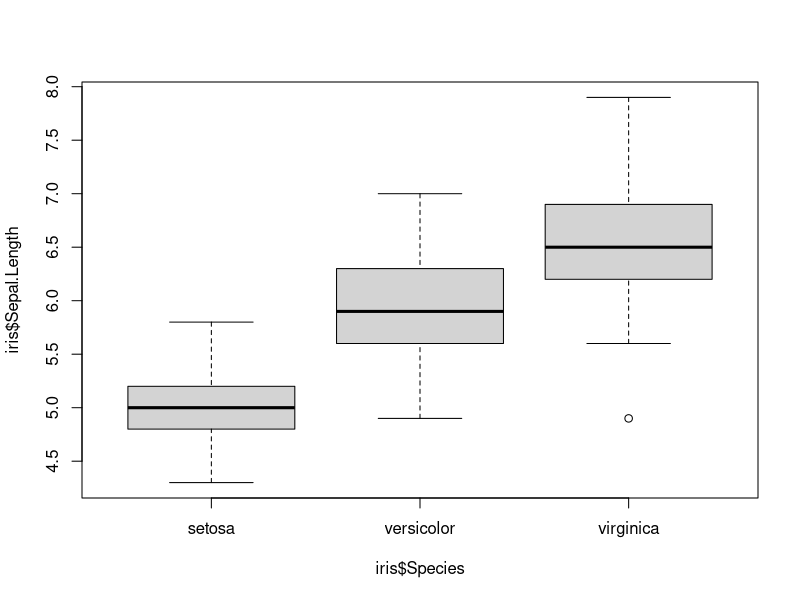
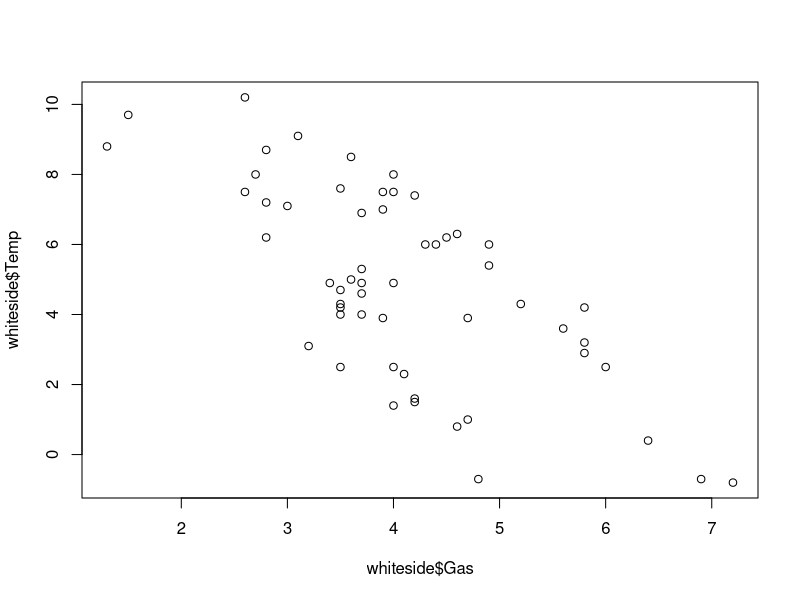
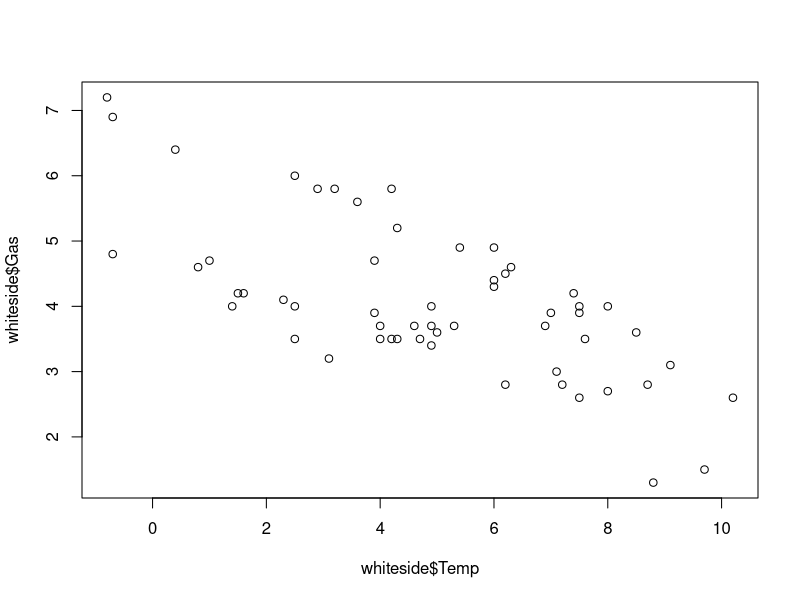
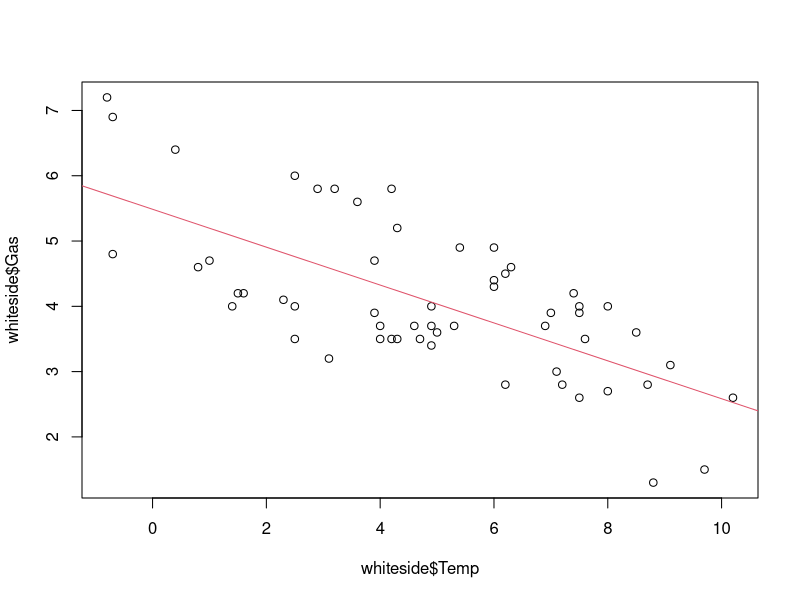

These figures' R source, in order:
data("iris")
#sto vedendo sepal.length condizionata alle categorie della specie

devianzaGen <- var(iris$Sepal.Length) * (length(iris$Sepal.Length) - 1)

dev1 <- var(iris$Sepal.Length[iris$Species == "setosa"]) * (length(iris$Sepal.Length[iris$Species == "setosa"]) - 1)
dev2 <- var(iris$Sepal.Length[iris$Species == "virginica"]) * (length(iris$Sepal.Length[iris$Species == "virginica"]) - 1)
dev3 <- var(iris$Sepal.Length[iris$Species == "versicolor"]) * (length(iris$Sepal.Length[iris$Species == "versicolor"]) - 1)

boxplot(iris$Sepal.Length ~ iris$Species)

media1 <- mean(iris$Sepal.Length[iris$Species == "setosa"])
media2 <- mean(iris$Sepal.Length[iris$Species == "virginica"])
media3 <- mean(iris$Sepal.Length[iris$Species == "versicolor"])

medie_gruppi <- c(media1, media2, media3)

dev_medie <- var(medie_gruppi) * 2

dev_medie + mean(dev1, dev2, dev3)


library(MASS)
data("whiteside")

#voglio scoprire se quanto gas consumo dipende dalla temperatura esterna
plot(whiteside$Gas, whiteside$Temp)
plot(whiteside$Temp, whiteside$Gas)

plot(whiteside$Temp, whiteside$Gas)
#vedo che ha covarianza negativa

codevianza <- sum((whiteside$Temp-mean(whiteside$Temp))*(whiteside$Gas - mean(whiteside$Gas)))

n <- length(whiteside$Temp)
covarianzaN <- codevianza/n
#uso la funzione di R
cov(whiteside$Temp, whiteside$Gas)
#vedo che è diversa perche divide per n-1
covarianzaMenoUno <- codevianza/(n - 1)
covarianzaMenoUno == cov(whiteside$Temp, whiteside$Gas)

#calcolo il coeff. di correlazione lineare

coeff <- covarianzaMenoUno/sqrt(var(whiteside$Temp)*var(whiteside$Gas))
cor(whiteside$Gas, whiteside$Temp)


#trovo i coeff della regressione
beta1 <- covarianzaMenoUno/var(whiteside$Temp)
beta0 <- mean(whiteside$Gas)-beta1*mean(whiteside$Temp)
#ora traccio la retta con questi coeff
abline(beta0, beta1, col=2)

#voglio prevedere quanto sara il consumo di gas se ad esempio ci saranno 6 gradi
beta0 + beta1*6


#funzione lm
regresslin <- lm(whiteside$Gas ~ whiteside$Temp)

#qua dentro trovo sia i coefficienti che i residui (le distanze dalla retta)
regresslin$coefficients
res <- regresslin$residuals

summary(regresslin)

devtot <- var(whiteside$Gas) * (n-1)
devres <- var(res) * (n-1)
devres/devtot

R2 <- 1-(devres/devtot)
#voglio vedere se è uguale a r2
r2 <- cor(whiteside$Temp, whiteside$Gas)^2
